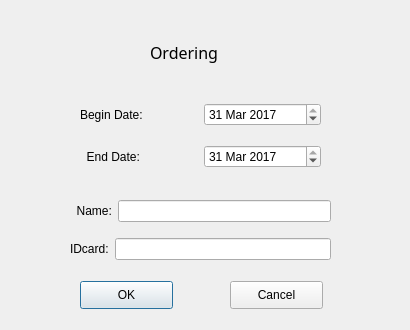
<?xml version="1.0" encoding="UTF-8"?>
<ui version="4.0">
 <class>Ordering</class>
 <widget class="QDialog" name="Ordering">
  <property name="geometry">
   <rect>
    <x>0</x>
    <y>0</y>
    <width>410</width>
    <height>330</height>
   </rect>
  </property>
  <property name="windowTitle">
   <string>ordering...</string>
  </property>
  <widget class="QLabel" name="label">
   <property name="geometry">
    <rect>
     <x>150</x>
     <y>40</y>
     <width>112</width>
     <height>25</height>
    </rect>
   </property>
   <property name="font">
    <font>
     <family>BankGothic</family>
     <pointsize>12</pointsize>
    </font>
   </property>
   <property name="text">
    <string>Ordering</string>
   </property>
  </widget>
  <widget class="QPushButton" name="acceptedBtn">
   <property name="geometry">
    <rect>
     <x>80</x>
     <y>281</y>
     <width>93</width>
     <height>28</height>
    </rect>
   </property>
   <property name="text">
    <string>OK</string>
   </property>
   <property name="default">
    <bool>false</bool>
   </property>
  </widget>
  <widget class="QPushButton" name="rejectedBtn">
   <property name="geometry">
    <rect>
     <x>230</x>
     <y>281</y>
     <width>93</width>
     <height>28</height>
    </rect>
   </property>
   <property name="text">
    <string>Cancel</string>
   </property>
  </widget>
  <widget class="QWidget" name="layoutWidget">
   <property name="geometry">
    <rect>
     <x>80</x>
     <y>90</y>
     <width>241</width>
     <height>91</height>
    </rect>
   </property>
   <layout class="QVBoxLayout" name="verticalLayout">
    <item>
     <layout class="QHBoxLayout" name="horizontalLayout">
      <item>
       <widget class="QLabel" name="label_2">
        <property name="text">
         <string>Begin Date:</string>
        </property>
       </widget>
      </item>
      <item>
       <widget class="QDateEdit" name="beginDate">
        <property name="date">
         <date>
          <year>2017</year>
          <month>3</month>
          <day>31</day>
         </date>
        </property>
       </widget>
      </item>
     </layout>
    </item>
    <item>
     <layout class="QHBoxLayout" name="horizontalLayout_2">
      <item>
       <widget class="QLabel" name="label_3">
        <property name="text">
         <string>  End Date:</string>
        </property>
       </widget>
      </item>
      <item>
       <widget class="QDateEdit" name="endDate">
        <property name="date">
         <date>
          <year>2017</year>
          <month>3</month>
          <day>31</day>
         </date>
        </property>
       </widget>
      </item>
     </layout>
    </item>
   </layout>
  </widget>
  <widget class="QWidget" name="layoutWidget">
   <property name="geometry">
    <rect>
     <x>70</x>
     <y>190</y>
     <width>261</width>
     <height>81</height>
    </rect>
   </property>
   <layout class="QVBoxLayout" name="verticalLayout_2">
    <item>
     <layout class="QHBoxLayout" name="horizontalLayout_3">
      <item>
       <widget class="QLabel" name="label_4">
        <property name="text">
         <string>  Name:</string>
        </property>
       </widget>
      </item>
      <item>
       <widget class="QLineEdit" name="nameEdit"/>
      </item>
     </layout>
    </item>
    <item>
     <layout class="QHBoxLayout" name="horizontalLayout_4">
      <item>
       <widget class="QLabel" name="label_5">
        <property name="text">
         <string>IDcard:</string>
        </property>
       </widget>
      </item>
      <item>
       <widget class="QLineEdit" name="cardEdit"/>
      </item>
     </layout>
    </item>
   </layout>
  </widget>
 </widget>
 <resources/>
 <connections/>
</ui>
